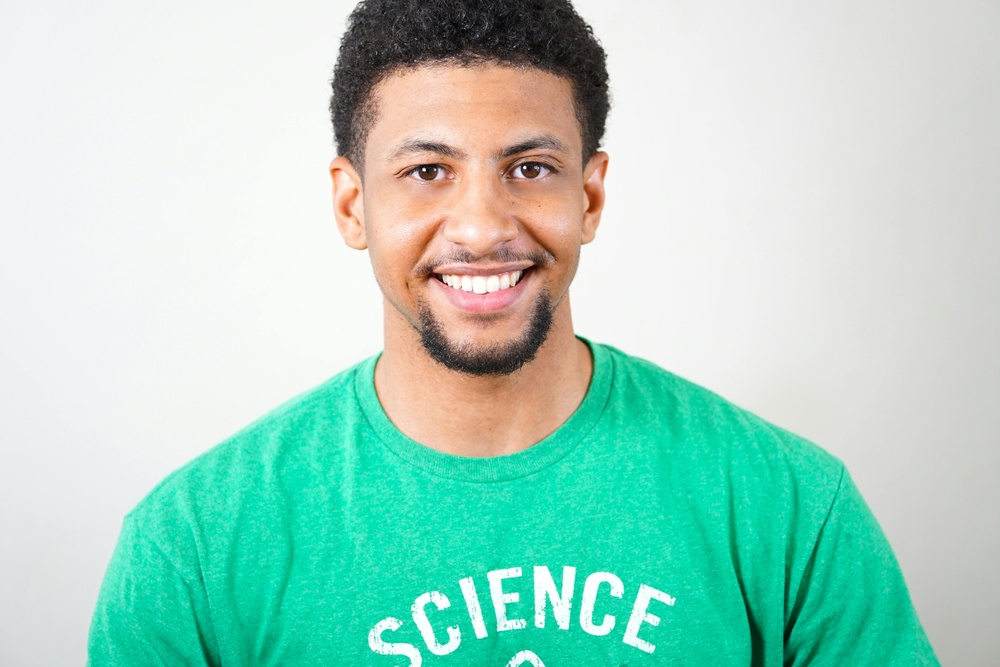
#> input picture Marking and Playground/person.jpg, 1000 x 667 px, shrunk from 6000 x 4000 before the run, found by its file name
$ python bias1.py
#> lines starting #> are read from the running program, lines starting #| are printed output that depends on the picture
import numpy as np
import matplotlib.pyplot as plt

# Load an image (replace 'path_to_image.jpg' with the actual path)
image = plt.imread('Marking and Playground\person.jpg')
#> image is the input picture: shape (667, 1000, 3); mean R, G, B 166.7, 213.7, 198.1

# Extract color histograms using NumPy
hist_red, bins_red = np.histogram(image[:,:,0], bins=256, range=[0, 256])
#> hist_red = 256 values, max 36180 at index 0, min 151 at index 130, mean 2605.5; bins_red = 257 values from 0 to 256
hist_green, bins_green = np.histogram(image[:,:,1], bins=256, range=[0, 256])
#> hist_green = 256 values, max 26620 at index 243, min 4 at index 1, mean 2605.5; bins_green = 257 values from 0 to 256
hist_blue, bins_blue = np.histogram(image[:,:,2], bins=256, range=[0, 256])
#> hist_blue = 256 values, max 40499 at index 246, min 8 at index 3, mean 2605.5; bins_blue = 257 values from 0 to 256


# Calculate mean, median, and standard deviation for each color channel
mean_red = np.mean(hist_red)
#> mean_red = 2605.5
median_green = np.median(hist_green)
#> median_green = 540.5
std_dev_blue = np.std(hist_blue)
#> std_dev_blue = 4525.3


# Plot histograms
plt.figure(figsize=(12, 6))

plt.subplot(131)
plt.plot(hist_red, color='red')
plt.title('Red Channel Histogram')

plt.subplot(132)
plt.plot(hist_green, color='green')
plt.title('Green Channel Histogram')

plt.subplot(133)
plt.plot(hist_blue, color='blue')
plt.title('Blue Channel Histogram')

plt.show()
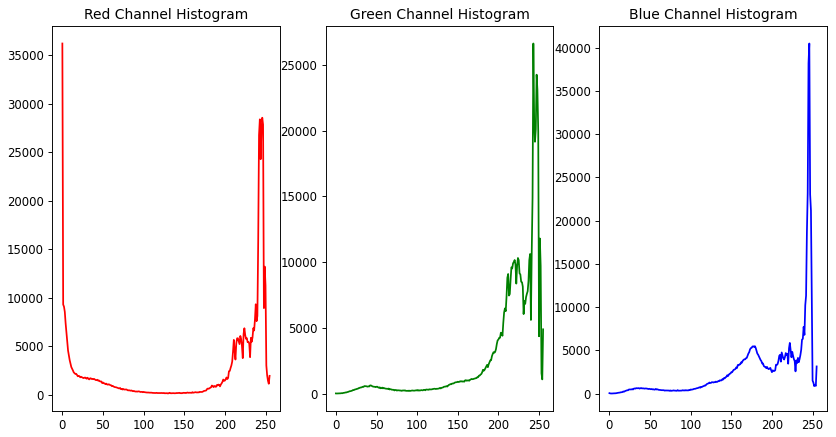
#> figure drawn by matplotlib, 3 panels; panel 1: curve peaks at x = 0, y = 36180; panel 2: curve peaks at x = 243, y = 26620; panel 3: curve peaks at x = 246, y = 40499
